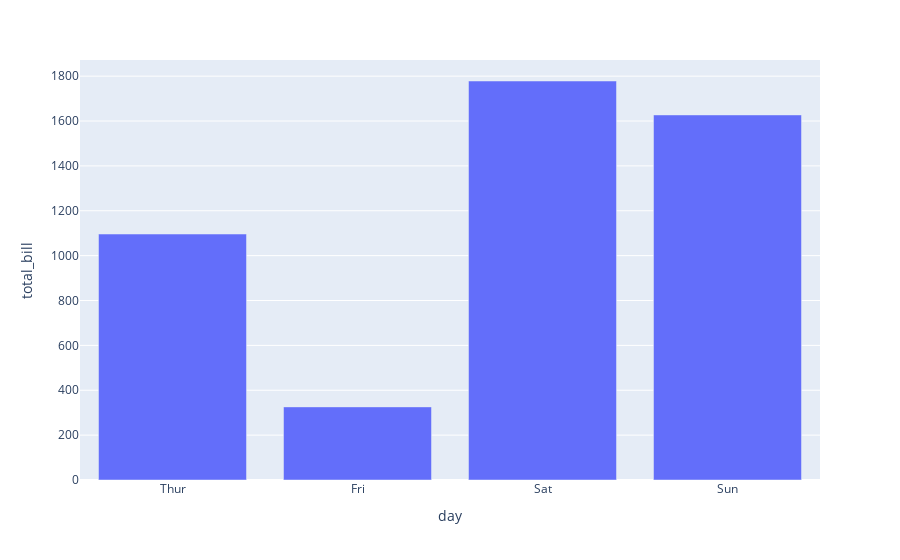

Notebook code for this chart:
### Code cell
propinas = tips.groupby("day", as_index=False)["total_bill"].sum()
fig = px.bar(propinas, x = "day", y="total_bill")
fig.show()

### Figure 1 — Plotly figure (JSON) as saved in the notebook; plotly's stock layout.template omitted (floating-point values rounded to 4 significant figures)
{"data": [{"hovertemplate": "day=%{x}<br>total_bill=%{y}<extra></extra>", "legendgroup": "", "marker": {"color": "#636efa", "pattern": {"shape": ""}}, "name": "", "orientation": "v", "showlegend": false, "textposition": "auto", "type": "bar", "x": ["Thur", "Fri", "Sat", "Sun"], "xaxis": "x", "y": [1096.0, 325.9, 1778.0, 1627.0], "yaxis": "y"}], "layout": {"barmode": "relative", "legend": {"tracegroupgap": 0}, "margin": {"t": 60}, "xaxis": {"anchor": "y", "domain": [0, 1], "title": {"text": "day"}}, "yaxis": {"anchor": "x", "domain": [0, 1], "title": {"text": "total_bill"}}}}
